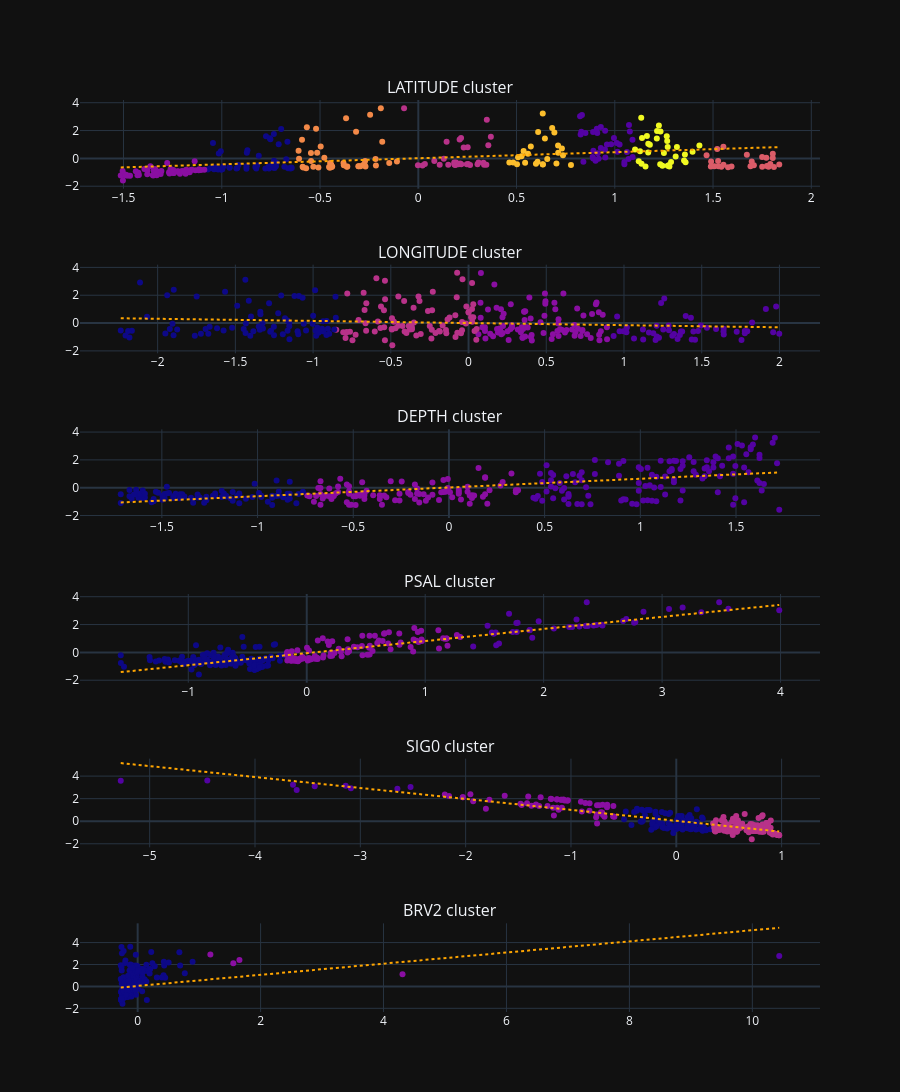

Here is the notebook cell this chart was saved with:
### Markdown cell above
<h1>Clustering</h1>

<p>
From the visualizations above, we see that some of the features seem to be correlated with our target variable in a non-linear fashion.
</p>

<p>
Next, we'll try clustering some of the features individually, to see if we get any clusters that'll help us describe these non-linear correlations.
</p>

### Code cell
feature_names = ["LATITUDE", "LONGITUDE", "DEPTH", "PSAL", "SIG0", "BRV2"]
cluster_amount = [8, 4, 3, 3, 4, 3]

## Create figure

fig_clusters = make_subplots(rows=len(feature_names), cols=1, subplot_titles=list(map(lambda v: f"{v} cluster", feature_names)))

for (i, feat) in enumerate(feature_names):
    ## Find clusters

    c_kmeans = KMeans(n_clusters=cluster_amount[i], random_state=seed)
    df_viz[f"{feat}_CLUSTER"] = c_kmeans.fit_predict(df_viz[[f"{feat}_S"]])

    ## Add to figure

    fig_cluster = px.scatter(df_viz, x=f"{feat}_S", y="TEMP_S", color=f"{feat}_CLUSTER", trendline="ols", hover_data=[feat, "TEMP"])
    fig_cluster.update_traces(line={"color": "orange", "width": 2, "dash": "dot"})
    for trace in fig_cluster.data: fig_clusters.add_trace(trace, row=(i + 1), col=1)

## Show scatter plots with cluster zones

fig_clusters.update_layout(height=1500, coloraxis_showscale=False, coloraxis=dict(colorscale="Plasma"))
fig_clusters.show()

### Figure 1 — Plotly figure (JSON) as saved in the notebook; plotly's stock layout.template omitted (floating-point values rounded to 4 significant figures; data arrays with more than 128 entries replaced by an {"elided": "..."} marker saying what was removed)
{"data": [{"customdata": {"elided": "300x2 float values"}, "hovertemplate": "LATITUDE_S=%{x}<br>TEMP_S=%{y}<br>LATITUDE=%{customdata[0]}<br>TEMP=%{customdata[1]}<br>LATITUDE_CLUSTER=%{marker.color}<extra></extra>", "legendgroup": "", "line": {"color": "orange", "dash": "dot", "width": 2}, "marker": {"color": {"elided": "300 int values"}, "coloraxis": "coloraxis", "symbol": "circle"}, "mode": "markers", "name": "", "orientation": "v", "showlegend": false, "type": "scatter", "x": {"elided": "300 float values"}, "xaxis": "x", "y": {"elided": "300 float values"}, "yaxis": "y"}, {"hovertemplate": "<b>OLS trendline</b><br>TEMP_S = 0.437013 * LATITUDE_S + 0.0103898<br>R<sup>2</sup>=0.180848<br><br>LATITUDE_S=%{x}<br>TEMP_S=%{y} <b>(trend)</b><extra></extra>", "legendgroup": "", "line": {"color": "orange", "dash": "dot", "width": 2}, "marker": {"symbol": "circle"}, "mode": "lines", "name": "", "showlegend": false, "type": "scatter", "x": {"elided": "300 float values"}, "xaxis": "x", "y": {"elided": "300 float values"}, "yaxis": "y"}, {"customdata": {"elided": "300x2 float values"}, "hovertemplate": "LONGITUDE_S=%{x}<br>TEMP_S=%{y}<br>LONGITUDE=%{customdata[0]}<br>TEMP=%{customdata[1]}<br>LONGITUDE_CLUSTER=%{marker.color}<extra></extra>", "legendgroup": "", "line": {"color": "orange", "dash": "dot", "width": 2}, "marker": {"color": {"elided": "300 int values"}, "coloraxis": "coloraxis", "symbol": "circle"}, "mode": "markers", "name": "", "orientation": "v", "showlegend": false, "type": "scatter", "x": {"elided": "300 float values"}, "xaxis": "x2", "y": {"elided": "300 float values"}, "yaxis": "y2"}, {"hovertemplate": "<b>OLS trendline</b><br>TEMP_S = -0.153414 * LONGITUDE_S + 0.000313898<br>R<sup>2</sup>=0.021153<br><br>LONGITUDE_S=%{x}<br>TEMP_S=%{y} <b>(trend)</b><extra></extra>", "legendgroup": "", "line": {"color": "orange", "dash": "dot", "width": 2}, "marker": {"symbol": "circle"}, "mode": "lines", "name": "", "showlegend": false, "type": "scatter", "x": {"elided": "300 float values"}, "xaxis": "x2", "y": {"elided": "300 float values"}, "yaxis": "y2"}, {"customdata": {"elided": "300x2 float values"}, "hovertemplate": "DEPTH_S=%{x}<br>TEMP_S=%{y}<br>DEPTH=%{customdata[0]}<br>TEMP=%{customdata[1]}<br>DEPTH_CLUSTER=%{marker.color}<extra></extra>", "legendgroup": "", "line": {"color": "orange", "dash": "dot", "width": 2}, "marker": {"color": {"elided": "300 int values"}, "coloraxis": "coloraxis", "symbol": "circle"}, "mode": "markers", "name": "", "orientation": "v", "showlegend": false, "type": "scatter", "x": {"elided": "300 float values"}, "xaxis": "x3", "y": {"elided": "300 float values"}, "yaxis": "y3"}, {"hovertemplate": "<b>OLS trendline</b><br>TEMP_S = 0.628079 * DEPTH_S + 0.0175463<br>R<sup>2</sup>=0.378053<br><br>DEPTH_S=%{x}<br>TEMP_S=%{y} <b>(trend)</b><extra></extra>", "legendgroup": "", "line": {"color": "orange", "dash": "dot", "width": 2}, "marker": {"symbol": "circle"}, "mode": "lines", "name": "", "showlegend": false, "type": "scatter", "x": {"elided": "300 float values"}, "xaxis": "x3", "y": {"elided": "300 float values"}, "yaxis": "y3"}, {"customdata": {"elided": "300x2 float values"}, "hovertemplate": "PSAL_S=%{x}<br>TEMP_S=%{y}<br>PSAL=%{customdata[0]}<br>TEMP=%{customdata[1]}<br>PSAL_CLUSTER=%{marker.color}<extra></extra>", "legendgroup": "", "line": {"color": "orange", "dash": "dot", "width": 2}, "marker": {"color": {"elided": "300 int values"}, "coloraxis": "coloraxis", "symbol": "circle"}, "mode": "markers", "name": "", "orientation": "v", "showlegend": false, "type": "scatter", "x": {"elided": "300 float values"}, "xaxis": "x4", "y": {"elided": "300 float values"}, "yaxis": "y4"}, {"hovertemplate": "<b>OLS trendline</b><br>TEMP_S = 0.868707 * PSAL_S + -0.0541599<br>R<sup>2</sup>=0.784363<br><br>PSAL_S=%{x}<br>TEMP_S=%{y} <b>(trend)</b><extra></extra>", "legendgroup": "", "line": {"color": "orange", "dash": "dot", "width": 2}, "marker": {"symbol": "circle"}, "mode": "lines", "name": "", "showlegend": false, "type": "scatter", "x": {"elided": "300 float values"}, "xaxis": "x4", "y": {"elided": "300 float values"}, "yaxis": "y4"}, {"customdata": {"elided": "300x2 float values"}, "hovertemplate": "SIG0_S=%{x}<br>TEMP_S=%{y}<br>SIG0=%{customdata[0]}<br>TEMP=%{customdata[1]}<br>SIG0_CLUSTER=%{marker.color}<extra></extra>", "legendgroup": "", "line": {"color": "orange", "dash": "dot", "width": 2}, "marker": {"color": {"elided": "300 int values"}, "coloraxis": "coloraxis", "symbol": "circle"}, "mode": "markers", "name": "", "orientation": "v", "showlegend": false, "type": "scatter", "x": {"elided": "300 float values"}, "xaxis": "x5", "y": {"elided": "300 float values"}, "yaxis": "y5"}, {"hovertemplate": "<b>OLS trendline</b><br>TEMP_S = -0.969898 * SIG0_S + 0.0359267<br>R<sup>2</sup>=0.796343<br><br>SIG0_S=%{x}<br>TEMP_S=%{y} <b>(trend)</b><extra></extra>", "legendgroup": "", "line": {"color": "orange", "dash": "dot", "width": 2}, "marker": {"symbol": "circle"}, "mode": "lines", "name": "", "showlegend": false, "type": "scatter", "x": {"elided": "300 float values"}, "xaxis": "x5", "y": {"elided": "300 float values"}, "yaxis": "y5"}, {"customdata": {"elided": "300x2 float values"}, "hovertemplate": "BRV2_S=%{x}<br>TEMP_S=%{y}<br>BRV2=%{customdata[0]}<br>TEMP=%{customdata[1]}<br>BRV2_CLUSTER=%{marker.color}<extra></extra>", "legendgroup": "", "line": {"color": "orange", "dash": "dot", "width": 2}, "marker": {"color": {"elided": "300 int values"}, "coloraxis": "coloraxis", "symbol": "circle"}, "mode": "markers", "name": "", "orientation": "v", "showlegend": false, "type": "scatter", "x": {"elided": "300 float values"}, "xaxis": "x6", "y": {"elided": "300 float values"}, "yaxis": "y6"}, {"hovertemplate": "<b>OLS trendline</b><br>TEMP_S = 0.508724 * BRV2_S + 0.0413399<br>R<sup>2</sup>=0.115148<br><br>BRV2_S=%{x}<br>TEMP_S=%{y} <b>(trend)</b><extra></extra>", "legendgroup": "", "line": {"color": "orange", "dash": "dot", "width": 2}, "marker": {"symbol": "circle"}, "mode": "lines", "name": "", "showlegend": false, "type": "scatter", "x": {"elided": "300 float values"}, "xaxis": "x6", "y": {"elided": "300 float values"}, "yaxis": "y6"}], "layout": {"annotations": [{"font": {"size": 16}, "showarrow": false, "text": "LATITUDE cluster", "x": 0.5, "xanchor": "center", "xref": "paper", "y": 1.0, "yanchor": "bottom", "yref": "paper"}, {"font": {"size": 16}, "showarrow": false, "text": "LONGITUDE cluster", "x": 0.5, "xanchor": "center", "xref": "paper", "y": 0.8194, "yanchor": "bottom", "yref": "paper"}, {"font": {"size": 16}, "showarrow": false, "text": "DEPTH cluster", "x": 0.5, "xanchor": "center", "xref": "paper", "y": 0.6389, "yanchor": "bottom", "yref": "paper"}, {"font": {"size": 16}, "showarrow": false, "text": "PSAL cluster", "x": 0.5, "xanchor": "center", "xref": "paper", "y": 0.4583, "yanchor": "bottom", "yref": "paper"}, {"font": {"size": 16}, "showarrow": false, "text": "SIG0 cluster", "x": 0.5, "xanchor": "center", "xref": "paper", "y": 0.2778, "yanchor": "bottom", "yref": "paper"}, {"font": {"size": 16}, "showarrow": false, "text": "BRV2 cluster", "x": 0.5, "xanchor": "center", "xref": "paper", "y": 0.09722, "yanchor": "bottom", "yref": "paper"}], "coloraxis": {"colorscale": [[0, "#0d0887"], [0.1111, "#46039f"], [0.2222, "#7201a8"], [0.3333, "#9c179e"], [0.4444, "#bd3786"], [0.5556, "#d8576b"], [0.6667, "#ed7953"], [0.7778, "#fb9f3a"], [0.8889, "#fdca26"], [1, "#f0f921"]], "showscale": false}, "height": 1500, "xaxis": {"anchor": "y", "domain": [0, 1]}, "xaxis2": {"anchor": "y2", "domain": [0, 1]}, "xaxis3": {"anchor": "y3", "domain": [0, 1]}, "xaxis4": {"anchor": "y4", "domain": [0, 1]}, "xaxis5": {"anchor": "y5", "domain": [0, 1]}, "xaxis6": {"anchor": "y6", "domain": [0, 1]}, "yaxis": {"anchor": "x", "domain": [0.9028, 1.0]}, "yaxis2": {"anchor": "x2", "domain": [0.7222, 0.8194]}, "yaxis3": {"anchor": "x3", "domain": [0.5417, 0.6389]}, "yaxis4": {"anchor": "x4", "domain": [0.3611, 0.4583]}, "yaxis5": {"anchor": "x5", "domain": [0.1806, 0.2778]}, "yaxis6": {"anchor": "x6", "domain": [0, 0.09722]}}}
